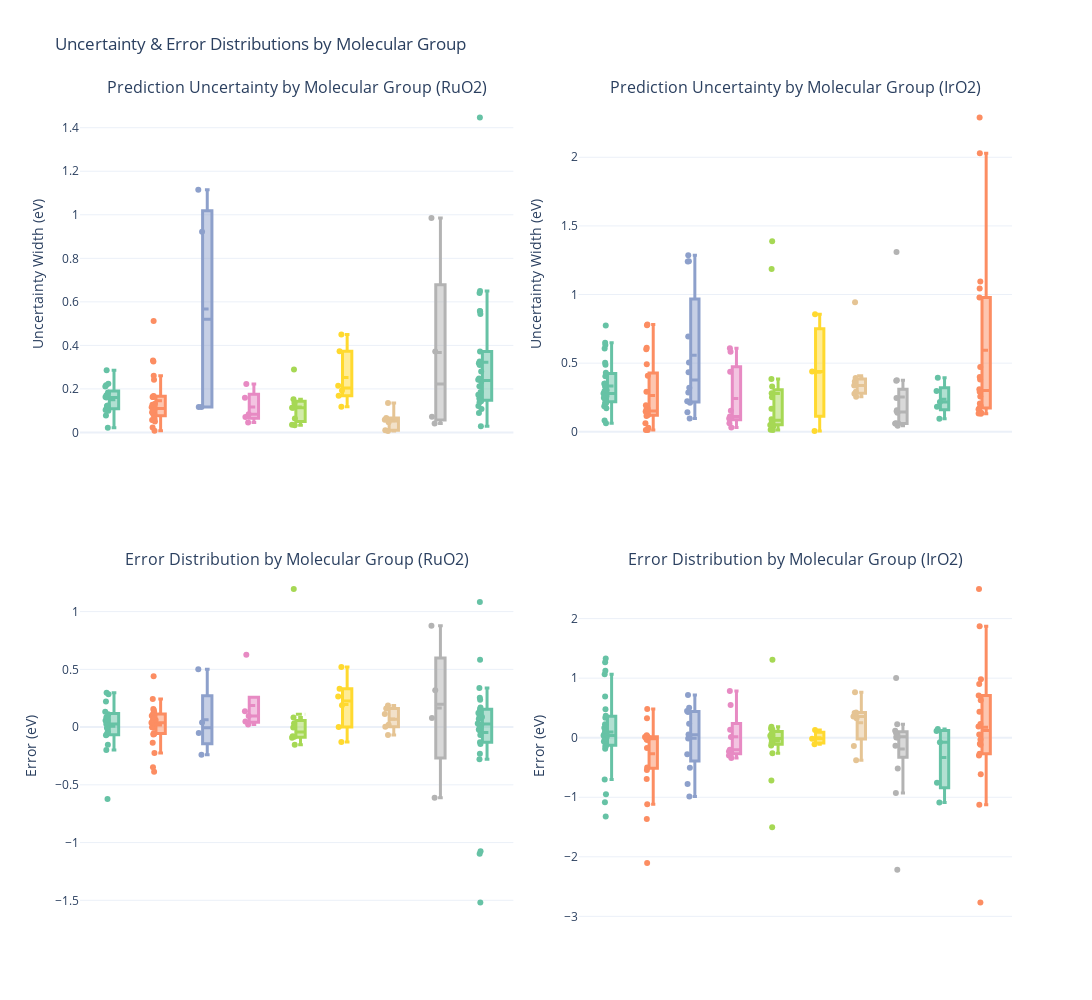

The notebook cell this image was saved under:
### Code cell
width = 0.2

# Filtered data
df_ru = df_uq_sorted[df_uq_sorted['material'] == 'RuO2']
df_ir = df_uq_sorted[df_uq_sorted['material'] == 'IrO2']

# Custom color palette (Set2-like)
color_map = px.colors.qualitative.Set2

# Create 2x2 subplot
fig = make_subplots(
    rows=2, cols=2,
    subplot_titles=[
        "Prediction Uncertainty by Molecular Group (RuO2)",
        "Prediction Uncertainty by Molecular Group (IrO2)",
        "Error Distribution by Molecular Group (RuO2)",
        "Error Distribution by Molecular Group (IrO2)"
    ],
    horizontal_spacing=0.07,
    vertical_spacing=0.15
)

# Boxplots for uncertainty width (RuO2)
for i, group in enumerate(df_ru['molecule_group'].unique()):
    group_data = df_ru[df_ru['molecule_group'] == group]
    fig.add_trace(go.Box(
        y=group_data['uncertainty_width'],
        name=group,
        marker_color=color_map[i % len(color_map)],
        boxmean=True,
        boxpoints="all",  # Show all points (can be "outliers", "suspectedoutliers", "all")
        jitter=0.5,  # Add jitter to points
        line=dict(width=3),  # Line width to make the box thicker
        width=width,  # Box width (adjust this)
        legendgroup=group,  # Ensure the group is correctly assigned to legend
        showlegend=False,  # Ensure legend is shown for this trace
        hovertemplate=(
            "Molecule Group: %{customdata[0]}<br>" +
            "Molecule: %{customdata[1]}<br>" +
            "State: %{customdata[2]}<br>" +
            "Dissociation: %{customdata[3]}<br>" +
            "True Value: %{customdata[4]} eV<br>" +
            "Std Dev: %{customdata[5]} eV<br>" +
            "Error: %{customdata[6]} eV<br>" +
            "<extra></extra>"
        ),
        customdata=group_data[['molecule_group', 'molecule', 'state', 'dissociation', 'y_true', 'y_std', 'error']].values  # Add custom data
    ), row=1, col=1)

# Boxplots for uncertainty width (IrO2)
for i, group in enumerate(df_ir['molecule_group'].unique()):
    group_data = df_ir[df_ir['molecule_group'] == group]
    fig.add_trace(go.Box(
        y=group_data['uncertainty_width'],
        name=group,
        marker_color=color_map[i % len(color_map)],
        boxmean=True,
        boxpoints="all",  # Show all points (can be "outliers", "suspectedoutliers", "all")
        jitter=0.5,  # Add jitter to points
        line=dict(width=3),  # Line width to make the box thicker
        width=width,  # Box width (adjust this)
        legendgroup=group,  # Ensure the group is correctly assigned to legend
        showlegend=False,  # Don't show legend in the first plot, already shown in the first plot
        hovertemplate=(
            "Molecule Group: %{customdata[0]}<br>" +
            "Molecule: %{customdata[1]}<br>" +
            "State: %{customdata[2]}<br>" +
            "Dissociation: %{customdata[3]}<br>" +
            "True Value: %{customdata[4]} eV<br>" +
            "Std Dev: %{customdata[5]} eV<br>" +
            "Error: %{customdata[6]} eV<br>" +
            "<extra></extra>"
        ),
        customdata=group_data[['molecule_group', 'molecule', 'state', 'dissociation', 'y_true', 'y_std', 'error']].values  # Add custom data
    ), row=1, col=2)

# Boxplots for error (RuO2)
for i, group in enumerate(df_ru['molecule_group'].unique()):
    group_data = df_ru[df_ru['molecule_group'] == group]
    fig.add_trace(go.Box(
        y=group_data['error'],
        name=group,
        marker_color=color_map[i % len(color_map)],
        boxmean=True,
        boxpoints="all",  # Show all points (can be "outliers", "suspectedoutliers", "all")
        jitter=0.5,  # Add jitter to points
        line=dict(width=3),  # Line width to make the box thicker
        width=width,  # Box width (adjust this)
        legendgroup=group,  # Ensure the group is correctly assigned to legend
        showlegend=False,  # Don't show legend in the second plot, already shown in the first plot
        hovertemplate=(
            "Molecule Group: %{customdata[0]}<br>" +
            "Molecule: %{customdata[1]}<br>" +
            "State: %{customdata[2]}<br>" +
            "Dissociation: %{customdata[3]}<br>" +
            "True Value: %{customdata[4]} eV<br>" +
            "Std Dev: %{customdata[5]} eV<br>" +
            "Error: %{customdata[6]} eV<br>" +
            "<extra></extra>"
        ),
        customdata=group_data[['molecule_group', 'molecule', 'state', 'dissociation', 'y_true', 'y_std', 'error']].values  # Add custom data
    ), row=2, col=1)

# Boxplots for error (IrO2)
for i, group in enumerate(df_ir['molecule_group'].unique()):
    group_data = df_ir[df_ir['molecule_group'] == group]
    fig.add_trace(go.Box(
        y=group_data['error'],
        name=group,
        marker_color=color_map[i % len(color_map)],
        boxmean=True,
        boxpoints="all",  # Show all points (can be "outliers", "suspectedoutliers", "all")
        jitter=0.5,  # Add jitter to points
        line=dict(width=3),  # Line width to make the box thicker
        width=width,  # Box width (adjust this)
        legendgroup=group,  # Ensure the group is correctly assigned to legend
        showlegend=False,  # Don't show legend in the second plot, already shown in the first plot
        hovertemplate=(
            "Molecule Group: %{customdata[0]}<br>" +
            "Molecule: %{customdata[1]}<br>" +
            "State: %{customdata[2]}<br>" +
            "Dissociation: %{customdata[3]}<br>" +
            "True Value: %{customdata[4]} eV<br>" +
            "Std Dev: %{customdata[5]} eV<br>" +
            "Error: %{customdata[6]} eV<br>" +
            "<extra></extra>"
        ),
        customdata=group_data[['molecule_group', 'molecule', 'state', 'dissociation', 'y_true', 'y_std', 'error']].values  # Add custom data
    ), row=2, col=2)

# Layout adjustments
fig.update_layout(
    height=1000,
    width=2000,
    title_text="Uncertainty & Error Distributions by Molecular Group",
    template="plotly_white",
    boxmode="group",
    showlegend=True
)

# Axis titles
fig.update_yaxes(title_text="Uncertainty Width (eV)", row=1, col=1)
fig.update_yaxes(title_text="Uncertainty Width (eV)", row=1, col=2)
fig.update_yaxes(title_text="Error (eV)", row=2, col=1)
fig.update_yaxes(title_text="Error (eV)", row=2, col=2)

# Remove X-axis labels and add legend as x-axis replacement
fig.update_xaxes(showticklabels=False, row=1, col=1)
fig.update_xaxes(showticklabels=False, row=1, col=2)
fig.update_xaxes(showticklabels=False, row=2, col=1)
fig.update_xaxes(showticklabels=False, row=2, col=2)

# Show the plot
fig.show()
